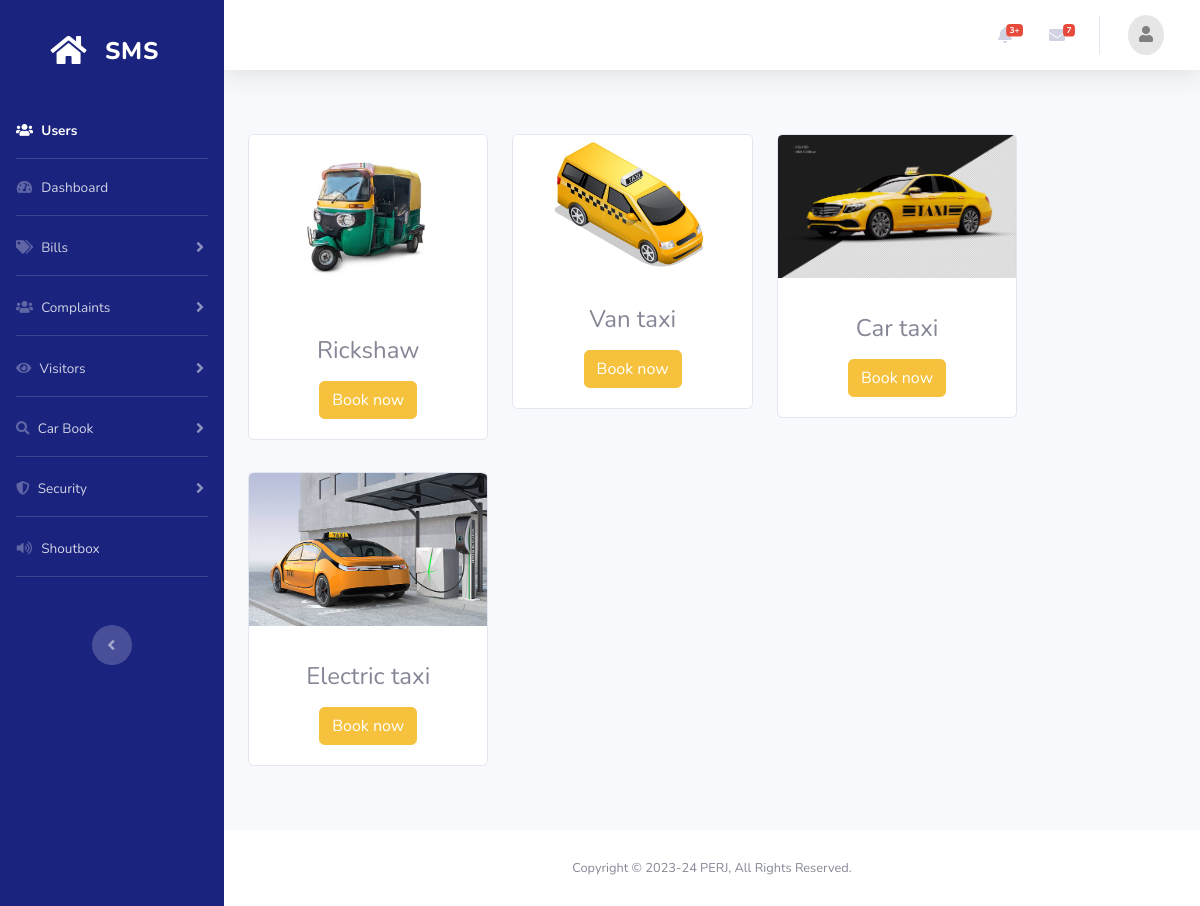
/user/CarBook.php, run on the app's committed database.
### tables this page shows
CREATE TABLE `taxi` (
  `id` int(10) NOT NULL,
  `Name` varchar(255) NOT NULL,
  `Image` varchar(255) NOT NULL,
  `Seats` int(10) NOT NULL
);

### user/CarBook.php (the view, shortened to what this page needs)
<?php
include 'includes/shared/header.php';
include 'includes/shared/sidebar.php';
include 'includes/shared/topbar.php';
?>
<?php
$conn = mysqli_connect("localhost", "root", "", "sms") or die ("not connect");
$qry = "select * from taxi";
$data = mysqli_query($conn, $qry) or die ("not fire");
    ?>
    <!DOCTYPE html>
    <html lang="en">
    <head>
    </head>
    <body>
        <div class="container my-5">
            <div class="row">
                <div class="col-sm-10">
                    <div class="row">
                        <?php while ($item = $data->fetch_assoc()) { ?>
                            <div class="col-sm-4">
                                <div class="card text-center my-3">
                                    <img class="card-img-top" src="../Images/<?php echo $item['Image'] ?>" alt="Card image">
                                    <div class="card-body">
                                        <h4 class="card-title my-3">
                                            <?php echo $item['Name'] ?>
                                        </h4>
                                        <a href="BookingPage.php?taxiname=<?php echo $item['Name'] ?>"  class="btn btn-warning">Book now</a>
                                    </div>
                                </div>
                            </div>
                        <?php } ?>
                    </div>
                </div>
            </div>
        </div>
    </body>
    </html>
    <?php
include './includes/shared/footer.php';
include './includes/shared/scripts.php';
?>

### user/includes/shared/header.php (shortened to what this page needs)
<!DOCTYPE html>
<html lang="en">
<head>
    <link href="../vendor/fontawesome-free/css/all.min.css" rel="stylesheet" type="text/css">
    <link rel="stylesheet"
        href="https://cdn.jsdelivr.net/npm/@fortawesome/fontawesome-free@5.15.3/css/fontawesome.min.css"
>
    <link href="../vendor/css/sb-admin-2.min.css" rel="stylesheet">
    <link href="../vendor/css/shoutbox.css" rel="stylesheet">
    <link href="../vendor/datatables/dataTables.bootstrap4.min.css" rel="stylesheet">
    <link href="https://cdn.datatables.net/buttons/1.6.2/css/buttons.bootstrap4.min.css" rel="stylesheet">
    <link href="https://cdn.datatables.net/select/1.3.1/css/select.dataTables.min.css" rel="stylesheet">
    <link href="../vendor/css/fonts.css" rel="stylesheet">
    <link href="../vendor/css/loader.css" rel="stylesheet">
</head>
<body id="page-top">
    <div id="wrapper">

### user/includes/shared/sidebar.php (shortened to what this page needs)
<ul class="navbar-nav bg-sidebar sidebar sidebar-dark accordion" id="accordionSidebar">
    <a class="sidebar-brand d-flex align-items-center justify-content-center my-3" href="index.php">
        <div class="sidebar-brand-icon ">
            <i class="fas fa-fw fa-home"></i>
        </div>
        <div class="sidebar-brand-text mx-3 my-5">SMS</div>
    </a>
    <li class="nav-item active">
        <a class="nav-link" href="index.php">
            <i class="fas fa-users fa-fw"></i>
            <span>Users</span></a>
    </li>
    <hr class="sidebar-divider my-0">
    <li class="nav-item">
        <a class="nav-link" href="index.php">
            <i class="fas fa-fw fa-tachometer-alt"></i>
            <span>Dashboard</span></a>
    </li>
    <hr class="sidebar-divider">
    <li class="nav-item">
        <a class="nav-link collapsed" href="#" data-toggle="collapse" data-target="#collapsePages3" aria-expanded="true"
            aria-controls="collapseUtilities">
            <i class="fas fa-fw fa-tags"></i>
            <span>Bills</span>
        </a>
    </li>
    <hr class="sidebar-divider">
    <li class="nav-item">
        <a class="nav-link collapsed" href="#" data-toggle="collapse" data-target="#collapsePages4" aria-expanded="true"
            aria-controls="collapseUtilities">
            <i class="fas fa-users" aria-hidden="true"></i>
            <span>Complaints</span>
        </a>
    </li>
    <hr class="sidebar-divider">
    <li class="nav-item">
        <a class="nav-link collapsed" href="#" data-toggle="collapse" data-target="#collapsePages5" aria-expanded="true"
            aria-controls="collapseUtilities">
            <i class="fa fa-eye" aria-hidden="true"></i>
            <span>Visitors</span>
        </a>
    </li>
    <hr class="sidebar-divider">
    <li class="nav-item">
        <a class="nav-link collapsed" href="#" data-toggle="collapse" data-target="#collapsePages6" aria-expanded="true"
            aria-controls="collapseUtilities">
            <i class="fas fa-search" aria-hidden="true"></i>
            <span>Car Book</span>
        </a>
    </li>
    <hr class="sidebar-divider">
    <li class="nav-item">
        <a class="nav-link collapsed" href="#" data-toggle="collapse" data-target="#collapsePages8" aria-expanded="true"
            aria-controls="collapseUtilities">
            <i class="fas fa-shield-alt" aria-hidden="true"></i>
            <span>Security</span>
        </a>
    </li>
    <hr class="sidebar-divider">
    <li class="nav-item">
        <a class="nav-link" href="shoutbox.php">
            <i class="fas fa-fw fa-volume-up"></i>
            <span>Shoutbox</span></a>
    </li>
    <hr class="sidebar-divider d-none d-md-block mb-5">
    <div class="text-center d-none d-md-inline">
        <button class="rounded-circle border-0" id="sidebarToggle"></button>
    </div>
</ul>
<div id="content-wrapper" class="d-flex flex-column">
    <div id="content">

### user/includes/shared/topbar.php (shortened to what this page needs)
<nav class="navbar navbar-expand navbar-light bg-white topbar mb-4 static-top shadow">
    <ul class="navbar-nav ml-auto">
        <li class="nav-item dropdown no-arrow mx-1">
            <a class="nav-link dropdown-toggle" href="#" id="alertsDropdown" role="button" data-toggle="dropdown"
                aria-haspopup="true" aria-expanded="false">
                <i class="fas fa-bell fa-fw"></i>
                <span class="badge badge-danger badge-counter">3+</span>
            </a>
        </li>
        <li class="nav-item dropdown no-arrow mx-1">
            <a class="nav-link dropdown-toggle" href="#" id="messagesDropdown" role="button" data-toggle="dropdown"
                aria-haspopup="true" aria-expanded="false">
                <i class="fas fa-envelope fa-fw"></i>
                <span class="badge badge-danger badge-counter">7</span>
            </a>
        </li>
        <li class="nav-item dropdown no-arrow">
            <a class="nav-link dropdown-toggle" href="#" id="userDropdown" role="button" data-toggle="dropdown"
                aria-haspopup="true" aria-expanded="false">
                <div class="mr-2 d-lg-inline profile-icon-parent"> <i class="fas fa-user fa-fw"></i></div>
            </a>
        </li>
    </ul>
</nav>

### user/includes/shared/footer.php (shortened to what this page needs)
</div>
<footer class="sticky-footer bg-white">
    <div class="container my-auto">
        <div class="copyright text-center my-auto">
            <span>Copyright &copy; 2023-24 PERJ, All Rights Reserved.</span>
        </div>
    </div>
</footer>
</div>
</div>

### user/includes/shared/scripts.php (shortened to what this page needs)
</body>
</html>

### data on the page
taxi: Image (picture), Name "Rickshaw"
taxi: Image (picture), Name "Van taxi"
taxi: Image (picture), Name "Car taxi"
taxi: Image (picture), Name "Electric taxi"
